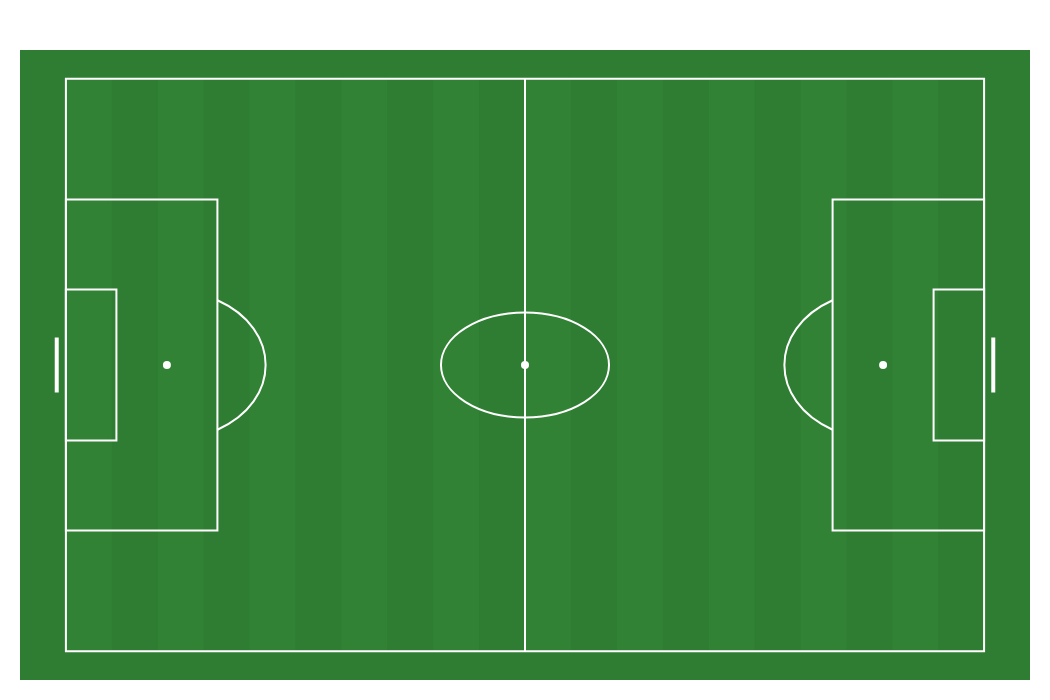

The notebook cell this image was saved under:
### Code cell
# Display the new pitch design
pitch_fig = create_custom_pitch()
pitch_fig.show()

### Figure 1 — Plotly figure (JSON) as saved in the notebook; plotly's stock layout.template omitted (floating-point values rounded to 4 significant figures)
{"data": [{"hoverinfo": "none", "marker": {"color": "white", "size": 8}, "mode": "markers", "type": "scatter", "x": [50], "y": [50]}, {"hoverinfo": "none", "marker": {"color": "white", "size": 8}, "mode": "markers", "type": "scatter", "x": [11, 89], "y": [50, 50]}, {"hoverinfo": "none", "line": {"color": "white", "width": 4}, "mode": "lines", "type": "scatter", "x": [-1, -1], "y": [45.2, 54.8]}, {"hoverinfo": "none", "line": {"color": "white", "width": 4}, "mode": "lines", "type": "scatter", "x": [101, 101], "y": [45.2, 54.8]}], "layout": {"height": 700, "margin": {"b": 20, "l": 20, "r": 20, "t": 50}, "plot_bgcolor": "#2E7D32", "shapes": [{"line": {"color": "white", "width": 2}, "type": "rect", "x0": 0, "x1": 100, "y0": 0, "y1": 100}, {"line": {"color": "white", "width": 2}, "type": "line", "x0": 50, "x1": 50, "y0": 0, "y1": 100}, {"line": {"color": "white", "width": 2}, "type": "rect", "x0": 0, "x1": 16.5, "y0": 21.1, "y1": 78.9}, {"line": {"color": "white", "width": 2}, "type": "rect", "x0": 83.5, "x1": 100, "y0": 21.1, "y1": 78.9}, {"line": {"color": "white", "width": 2}, "type": "rect", "x0": 0, "x1": 5.5, "y0": 36.8, "y1": 63.2}, {"line": {"color": "white", "width": 2}, "type": "rect", "x0": 94.5, "x1": 100, "y0": 36.8, "y1": 63.2}, {"line": {"color": "white", "width": 2}, "type": "circle", "x0": 40.85, "x1": 59.15, "y0": 40.85, "y1": 59.15}, {"line": {"color": "white", "width": 2}, "path": "M 16.5,38.7 C 23.5,43.7, 23.5,56.3, 16.5,61.3", "type": "path"}, {"line": {"color": "white", "width": 2}, "path": "M 83.5,38.7 C 76.5,43.7, 76.5,56.3, 83.5,61.3", "type": "path"}, {"line": {"color": "white", "width": 2}, "path": "M 0,1 A 1,1 0 0,1 1,0", "type": "path"}, {"line": {"color": "white", "width": 2}, "path": "M 0,99 A 1,1 0 0,0 1,100", "type": "path"}, {"line": {"color": "white", "width": 2}, "path": "M 100,1 A 1,1 0 0,0 99,0", "type": "path"}, {"line": {"color": "white", "width": 2}, "path": "M 100,99 A 1,1 0 0,1 99,100", "type": "path"}, {"fillcolor": "#388E3C", "layer": "below", "line": {"width": 0}, "opacity": 0.3, "type": "rect", "x0": 0, "x1": 5, "y0": 0, "y1": 100}, {"fillcolor": "#388E3C", "layer": "below", "line": {"width": 0}, "opacity": 0.3, "type": "rect", "x0": 10, "x1": 15, "y0": 0, "y1": 100}, {"fillcolor": "#388E3C", "layer": "below", "line": {"width": 0}, "opacity": 0.3, "type": "rect", "x0": 20, "x1": 25, "y0": 0, "y1": 100}, {"fillcolor": "#388E3C", "layer": "below", "line": {"width": 0}, "opacity": 0.3, "type": "rect", "x0": 30, "x1": 35, "y0": 0, "y1": 100}, {"fillcolor": "#388E3C", "layer": "below", "line": {"width": 0}, "opacity": 0.3, "type": "rect", "x0": 40, "x1": 45, "y0": 0, "y1": 100}, {"fillcolor": "#388E3C", "layer": "below", "line": {"width": 0}, "opacity": 0.3, "type": "rect", "x0": 50, "x1": 55, "y0": 0, "y1": 100}, {"fillcolor": "#388E3C", "layer": "below", "line": {"width": 0}, "opacity": 0.3, "type": "rect", "x0": 60, "x1": 65, "y0": 0, "y1": 100}, {"fillcolor": "#388E3C", "layer": "below", "line": {"width": 0}, "opacity": 0.3, "type": "rect", "x0": 70, "x1": 75, "y0": 0, "y1": 100}, {"fillcolor": "#388E3C", "layer": "below", "line": {"width": 0}, "opacity": 0.3, "type": "rect", "x0": 80, "x1": 85, "y0": 0, "y1": 100}, {"fillcolor": "#388E3C", "layer": "below", "line": {"width": 0}, "opacity": 0.3, "type": "rect", "x0": 90, "x1": 95, "y0": 0, "y1": 100}], "showlegend": false, "width": 1050, "xaxis": {"range": [-5, 105], "visible": false}, "yaxis": {"range": [-5, 105], "visible": false}}}
